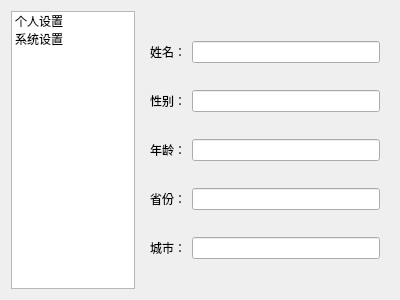
<ui version="4.0" >
 <class>Form</class>
 <widget class="QWidget" name="Form" >
  <property name="geometry" >
   <rect>
    <x>0</x>
    <y>0</y>
    <width>400</width>
    <height>300</height>
   </rect>
  </property>
  <property name="windowTitle" >
   <string>Form</string>
  </property>
  <layout class="QHBoxLayout" >
   <item>
    <widget class="QListWidget" name="listWidget" >
     <property name="sizePolicy" >
      <sizepolicy vsizetype="Expanding" hsizetype="Expanding" >
       <horstretch>1</horstretch>
       <verstretch>0</verstretch>
      </sizepolicy>
     </property>
     <item>
      <property name="text" >
       <string>个人设置</string>
      </property>
     </item>
     <item>
      <property name="text" >
       <string>系统设置</string>
      </property>
     </item>
    </widget>
   </item>
   <item>
    <widget class="QStackedWidget" name="stackedWidget" >
     <property name="sizePolicy" >
      <sizepolicy vsizetype="Preferred" hsizetype="Preferred" >
       <horstretch>2</horstretch>
       <verstretch>0</verstretch>
      </sizepolicy>
     </property>
     <property name="currentIndex" >
      <number>0</number>
     </property>
     <widget class="QWidget" name="page" >
      <layout class="QGridLayout" >
       <item row="0" column="0" >
        <widget class="QLabel" name="label" >
         <property name="text" >
          <string>姓名：</string>
         </property>
        </widget>
       </item>
       <item row="0" column="1" >
        <widget class="QLineEdit" name="lineEdit" />
       </item>
       <item row="1" column="0" >
        <widget class="QLabel" name="label_2" >
         <property name="text" >
          <string>性别：</string>
         </property>
        </widget>
       </item>
       <item row="1" column="1" >
        <widget class="QLineEdit" name="lineEdit_2" />
       </item>
       <item row="2" column="0" >
        <widget class="QLabel" name="label_3" >
         <property name="text" >
          <string>年龄：</string>
         </property>
        </widget>
       </item>
       <item row="2" column="1" >
        <widget class="QLineEdit" name="lineEdit_3" />
       </item>
       <item row="3" column="0" >
        <widget class="QLabel" name="label_4" >
         <property name="text" >
          <string>省份：</string>
         </property>
        </widget>
       </item>
       <item row="3" column="1" >
        <widget class="QLineEdit" name="lineEdit_4" />
       </item>
       <item row="4" column="0" >
        <widget class="QLabel" name="label_5" >
         <property name="text" >
          <string>城市：</string>
         </property>
        </widget>
       </item>
       <item row="4" column="1" >
        <widget class="QLineEdit" name="lineEdit_5" />
       </item>
      </layout>
     </widget>
     <widget class="QWidget" name="page_3" >
      <layout class="QGridLayout" >
       <item row="0" column="0" >
        <widget class="QLabel" name="label_6" >
         <property name="text" >
          <string>操作系统：</string>
         </property>
        </widget>
       </item>
       <item row="0" column="1" >
        <widget class="QLineEdit" name="lineEdit_6" />
       </item>
       <item row="1" column="0" >
        <widget class="QLabel" name="label_7" >
         <property name="text" >
          <string>处理器：</string>
         </property>
        </widget>
       </item>
       <item row="1" column="1" >
        <widget class="QLineEdit" name="lineEdit_7" />
       </item>
       <item row="2" column="0" >
        <widget class="QLabel" name="label_8" >
         <property name="text" >
          <string>内存大小：</string>
         </property>
        </widget>
       </item>
       <item row="2" column="1" >
        <widget class="QLineEdit" name="lineEdit_8" />
       </item>
       <item row="3" column="0" >
        <spacer>
         <property name="orientation" >
          <enum>Qt::Vertical</enum>
         </property>
         <property name="sizeHint" >
          <size>
           <width>20</width>
           <height>40</height>
          </size>
         </property>
        </spacer>
       </item>
      </layout>
     </widget>
    </widget>
   </item>
  </layout>
 </widget>
 <resources/>
 <connections>
  <connection>
   <sender>listWidget</sender>
   <signal>currentRowChanged(int)</signal>
   <receiver>stackedWidget</receiver>
   <slot>setCurrentIndex(int)</slot>
   <hints>
    <hint type="sourcelabel" >
     <x>77</x>
     <y>99</y>
    </hint>
    <hint type="destinationlabel" >
     <x>145</x>
     <y>69</y>
    </hint>
   </hints>
  </connection>
 </connections>
</ui>
